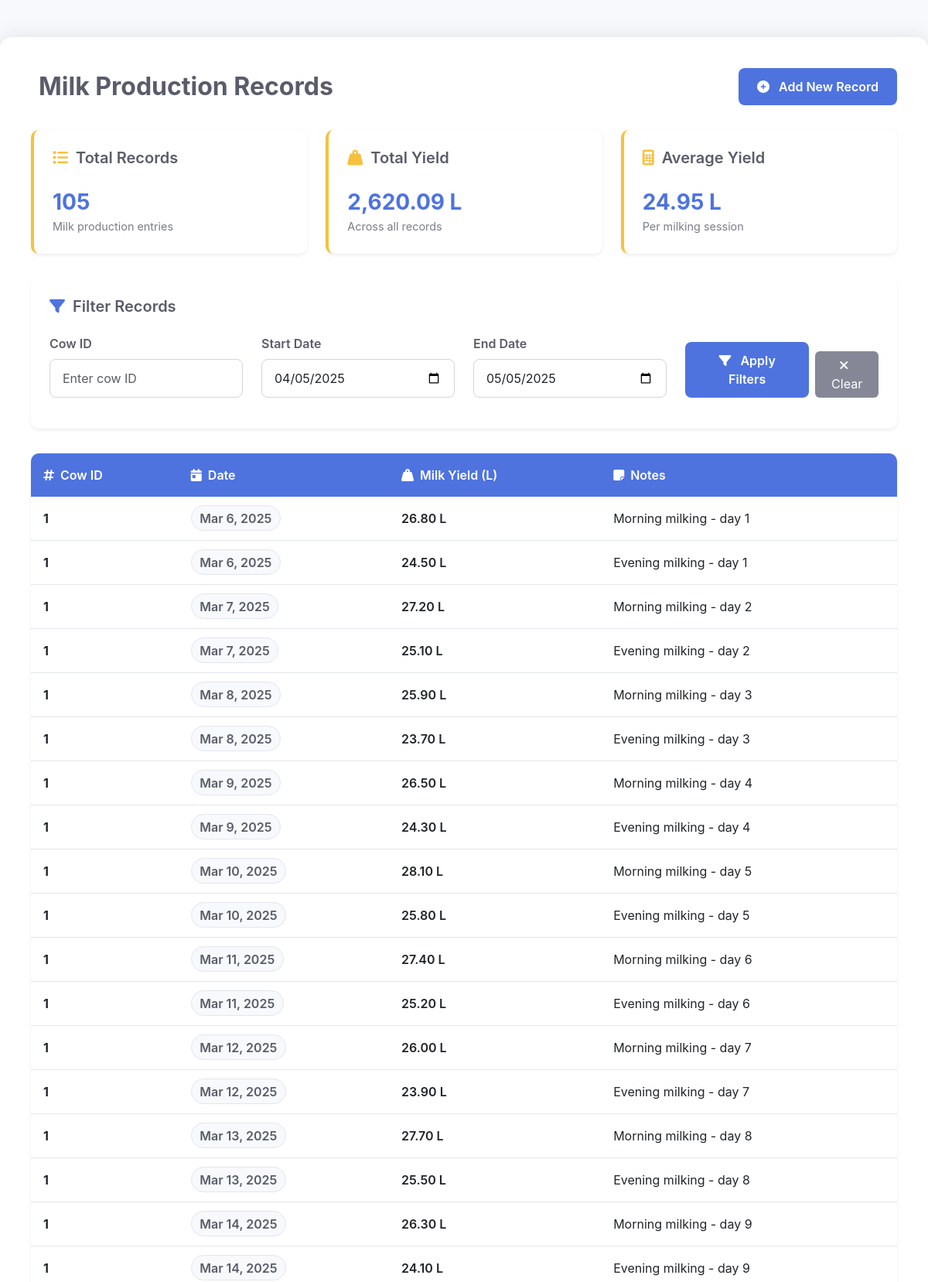
/views/milk/list.php (signed in, upper part), run on the app's committed database.
### tables this page shows
CREATE TABLE `milk_production` (
  `id` int(11) NOT NULL,
  `cow_id` varchar(50) NOT NULL,
  `date` date NOT NULL,
  `milk_yield` decimal(10,2) NOT NULL,
  `notes` text DEFAULT NULL
);

### models/MilkProduction.php (called while the page is built, shortened)
<?php
class MilkProduction {
    private $pdo;
    public function __construct($pdo) {
        $this->pdo = $pdo;
    }
    public function getMilkRecords(int $cowId = null, string $startDate = null, string $endDate = null): array {
        $sql = "SELECT cow_id, date, milk_yield, notes FROM milk_production";
        $params = [];
        try {
            $stmt = $this->pdo->prepare($sql);
            $stmt->execute($params);
            return $stmt->fetchAll(PDO::FETCH_ASSOC);
        } catch (PDOException $e) {
            error_log("Database error (getMilkRecords): " . $e->getMessage());
            return [];
        }
    }
}
?>

### Views/milk/list.php (the view, shortened to what this page needs)
<?php
require_once '../../config/database.php';
require_once '../../models/MilkProduction.php';
$milkProduction = new MilkProduction($pdo);
$cowId = $_GET['cow_id'] ?? null;
$startDate = $_GET['start_date'] ?? null;
$endDate = $_GET['end_date'] ?? null;
$records = $milkProduction->getMilkRecords($cowId, $startDate, $endDate);
$totalYield = 0;
$averageYield = 0;
$recordCount = count($records);
if ($recordCount > 0) {
    $totalYield = array_sum(array_column($records, 'milk_yield'));
    $averageYield = $totalYield / $recordCount;
}
?>
<!DOCTYPE html>
<html lang="en">
<head>
    <link href="https://cdn.jsdelivr.net/npm/bootstrap@5.3.0/dist/css/bootstrap.min.css" rel="stylesheet">
    <link rel="stylesheet" href="https://cdnjs.cloudflare.com/ajax/libs/font-awesome/6.4.0/css/all.min.css">
</head>
<body>
    <div class="container dashboard-container">
        <div class="page-header">
            <h2><i class="fas fa-jug"></i> Milk Production Records</h2>
            <a href="add.php" class="btn btn-primary">
                <i class="fas fa-plus-circle me-2"></i> Add New Record
            </a>
        </div>
        <div class="row stats-row">
            <div class="col-md-4">
                <div class="stats-card">
                    <h5><i class="fas fa-list"></i> Total Records</h5>
                    <div class="stat-value"><?php echo $recordCount; ?></div>
                    <div class="stat-label">Milk production entries</div>
                </div>
            </div>
            <div class="col-md-4">
                <div class="stats-card">
                    <h5><i class="fas fa-weight-hanging"></i> Total Yield</h5>
                    <div class="stat-value"><?php echo number_format($totalYield, 2); ?> L</div>
                    <div class="stat-label">Across all records</div>
                </div>
            </div>
            <div class="col-md-4">
                <div class="stats-card">
                    <h5><i class="fas fa-calculator"></i> Average Yield</h5>
                    <div class="stat-value"><?php echo $recordCount > 0 ? number_format($averageYield, 2) : '0.00'; ?> L</div>
                    <div class="stat-label">Per milking session</div>
                </div>
            </div>
        </div>
        <div class="filter-card">
            <h5><i class="fas fa-filter"></i> Filter Records</h5>
            <form method="get" action="list.php">
                <div class="row">
                    <div class="col-md-3 mb-3">
                        <label for="cow_id" class="form-label">Cow ID</label>
                        <input type="number" name="cow_id" id="cow_id" class="form-control"
                               placeholder="Enter cow ID"
                               value="<?php echo htmlspecialchars($cowId ?? ''); ?>">
                    </div>
                    <div class="col-md-3 mb-3">
                        <label for="start_date" class="form-label">Start Date</label>
                        <input type="date" name="start_date" id="start_date" class="form-control"
                               value="<?php echo htmlspecialchars($startDate ?? ''); ?>">
                    </div>
                    <div class="col-md-3 mb-3">
                        <label for="end_date" class="form-label">End Date</label>
                        <input type="date" name="end_date" id="end_date" class="form-control"
                               value="<?php echo htmlspecialchars($endDate ?? ''); ?>">
                    </div>
                    <div class="col-md-3 d-flex align-items-end mb-3">
                        <button type="submit" class="btn btn-primary me-2">
                            <i class="fas fa-filter me-2"></i> Apply Filters
                        </button>
                        <a href="list.php" class="btn btn-secondary">
                            <i class="fas fa-times me-2"></i> Clear
                        </a>
                    </div>
                </div>
            </form>
        </div>
        <div class="table-responsive">
            <table class="table table-hover">
                <thead>
                    <tr>
                        <th><i class="fas fa-hashtag me-2"></i>Cow ID</th>
                        <th><i class="fas fa-calendar-day me-2"></i>Date</th>
                        <th><i class="fas fa-weight-hanging me-2"></i>Milk Yield (L)</th>
                        <th><i class="fas fa-sticky-note me-2"></i>Notes</th>
                    </tr>
                </thead>
                <tbody>
                    <?php if (empty($records)): ?>
                        <tr>
                            <td colspan="4">
                                <div class="empty-state">
                                    <i class="fas fa-jug"></i>
                                    <h4>No Milk Records Found</h4>
                                    <p>Try adjusting your filters or add new records.</p>
                                </div>
                            </td>
                        </tr>
                    <?php else: ?>
                        <?php foreach ($records as $record): ?>
                            <tr>
                                <td><strong><?php echo htmlspecialchars($record['cow_id']); ?></strong></td>
                                <td>
                                    <span class="badge-date">
                                        <?php echo date('M j, Y', strtotime($record['date'])); ?>
                                    </span>
                                </td>
                                <td class="<?php echo $record['milk_yield'] > $averageYield ? 'yield-high' : 'yield-low'; ?>">
                                    <?php echo number_format($record['milk_yield'], 2); ?> L
                                </td>
                                <td><?php echo htmlspecialchars($record['notes'] ?: '—'); ?></td>
                            </tr>
                        <?php endforeach; ?>
                    <?php endif; ?>
                </tbody>
            </table>
        </div>
    </div>
</body>
</html>

### Views/milk/list.php (style rules this page uses)
:root { --primary-color: #4e73df; --secondary-color: #1cc88a; --milk-color: #f6c23e; --dark-color: #5a5c69; --light-color: #f8f9fc; }
body { background-color: var(--light-color); font-family: 'Nunito', -apple-system, BlinkMacSystemFont, 'Segoe UI', Roboto, sans-serif; background-image: linear-gradient(180deg, var(--light-color) 10%, #e9f5fb 100%); min-height: 100vh; }
.dashboard-container { background: white; padding: 2.5rem; border-radius: 15px; box-shadow: 0 0.15rem 1.75rem 0 rgba(58, 59, 69, 0.15); margin: 3rem auto; max-width: 1200px; }
.page-header { color: var(--dark-color); margin-bottom: 2rem; display: flex; justify-content: space-between; align-items: center; flex-wrap: wrap; }
.page-header h2 { font-weight: 700; margin: 0; display: flex; align-items: center; }
.stats-card { background: white; border-radius: 10px; box-shadow: 0 0.125rem 0.25rem rgba(0, 0, 0, 0.075); padding: 1.5rem; margin-bottom: 2rem; border-left: 4px solid var(--milk-color); }
.stats-card h5 { color: var(--dark-color); margin-bottom: 1.5rem; font-weight: 600; display: flex; align-items: center; }
.stats-card h5 i { margin-right: 10px; color: var(--milk-color); }
.stat-value { font-size: 1.75rem; font-weight: 700; color: var(--primary-color); }
.stat-label { font-size: 0.9rem; color: var(--dark-color); opacity: 0.8; }
.filter-card { background: white; border-radius: 10px; box-shadow: 0 0.125rem 0.25rem rgba(0, 0, 0, 0.075); padding: 1.5rem; margin-bottom: 2rem; }
.filter-card h5 { color: var(--dark-color); margin-bottom: 1.5rem; font-weight: 600; display: flex; align-items: center; }
.filter-card h5 i { margin-right: 10px; color: var(--primary-color); }
.form-label { font-weight: 600; color: var(--dark-color); margin-bottom: 0.5rem; }
.form-control { border-radius: 8px; padding: 0.75rem 1rem; border: 1px solid #d1d3e2; }
.btn-primary { background-color: var(--primary-color); border: none; padding: 0.75rem 1.5rem; font-weight: 600; border-radius: 8px; }
.btn-secondary { background-color: #858796; border: none; }
.table-responsive { border-radius: 10px; overflow: hidden; box-shadow: 0 0.125rem 0.25rem rgba(0, 0, 0, 0.075); }
.table { margin-bottom: 0; }
.table thead th { background-color: var(--primary-color); color: white; font-weight: 600; border: none; padding: 1rem; }
.table tbody tr { transition: all 0.2s; }
.table tbody td { padding: 1rem; vertical-align: middle; border-color: #e3e6f0; }
.yield-high { color: var(--secondary-color); font-weight: 600; }
.yield-low { color: var(--milk-color); font-weight: 600; }
.badge-date { background-color: #f8f9fc; color: var(--dark-color); font-weight: 600; padding: 0.35rem 0.65rem; border-radius: 50px; border: 1px solid #e3e6f0; }

### data on the page
milk_production: cow "1", date "Mar 6, 2025", milk_yield "26.80", notes "Morning milking - day 1"
milk_production: cow "1", date "Mar 6, 2025", milk_yield "24.50", notes "Evening milking - day 1"
milk_production: cow "1", date "Mar 7, 2025", milk_yield "27.20", notes "Morning milking - day 2"
milk_production: cow "1", date "Mar 7, 2025", milk_yield "25.10", notes "Evening milking - day 2"
milk_production: cow "1", date "Mar 8, 2025", milk_yield "25.90", notes "Morning milking - day 3"
milk_production: cow "1", date "Mar 8, 2025", milk_yield "23.70", notes "Evening milking - day 3"
milk_production: cow "1", date "Mar 9, 2025", milk_yield "26.50", notes "Morning milking - day 4"
milk_production: cow "1", date "Mar 9, 2025", milk_yield "24.30", notes "Evening milking - day 4"
milk_production: cow "1", date "Mar 10, 2025", milk_yield "28.10", notes "Morning milking - day 5"
milk_production: cow "1", date "Mar 10, 2025", milk_yield "25.80", notes "Evening milking - day 5"
milk_production: cow "1", date "Mar 11, 2025", milk_yield "27.40", notes "Morning milking - day 6"
milk_production: cow "1", date "Mar 11, 2025", milk_yield "25.20", notes "Evening milking - day 6"
milk_production: cow "1", date "Mar 12, 2025", milk_yield "26.00", notes "Morning milking - day 7"
milk_production: cow "1", date "Mar 12, 2025", milk_yield "23.90", notes "Evening milking - day 7"
milk_production: cow "1", date "Mar 13, 2025", milk_yield "27.70", notes "Morning milking - day 8"
milk_production: cow "1", date "Mar 13, 2025", milk_yield "25.50", notes "Evening milking - day 8"
milk_production: cow "1", date "Mar 14, 2025", milk_yield "26.30", notes "Morning milking - day 9"
milk_production: cow "1", date "Mar 14, 2025", milk_yield "24.10", notes "Evening milking - day 9"

### other printed values
$recordCount "105"
$totalYield "2,620.09"
$averageYield "24.95"
